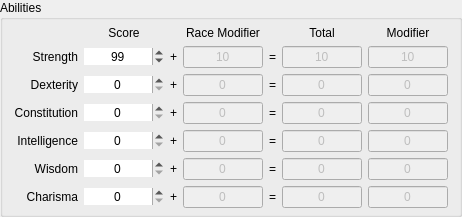
       <widget class="QGroupBox" name="abilityGroup">
        <property name="title">
         <string>Abilities</string>
        </property>
        <layout class="QGridLayout" name="gridLayout">
         <property name="topMargin">
          <number>6</number>
         </property>
         <property name="bottomMargin">
          <number>6</number>
         </property>
         <item row="6" column="3">
          <widget class="QSpinBox" name="abilitySpinBox_5">
           <property name="minimumSize">
            <size>
             <width>80</width>
             <height>0</height>
            </size>
           </property>
           <property name="maximumSize">
            <size>
             <width>80</width>
             <height>16777215</height>
            </size>
           </property>
           <property name="frame">
            <bool>false</bool>
           </property>
           <property name="alignment">
            <set>Qt::AlignCenter</set>
           </property>
          </widget>
         </item>
         <item row="0" column="8">
          <widget class="QLabel" name="label_8">
           <property name="text">
            <string>Modifier</string>
           </property>
           <property name="alignment">
            <set>Qt::AlignCenter</set>
           </property>
          </widget>
         </item>
         <item row="2" column="8">
          <widget class="QLineEdit" name="abilityModLineEdit_1">
           <property name="enabled">
            <bool>false</bool>
           </property>
           <property name="sizePolicy">
            <sizepolicy hsizetype="Fixed" vsizetype="Fixed">
             <horstretch>0</horstretch>
             <verstretch>0</verstretch>
            </sizepolicy>
           </property>
           <property name="minimumSize">
            <size>
             <width>80</width>
             <height>0</height>
            </size>
           </property>
           <property name="maximumSize">
            <size>
             <width>80</width>
             <height>16777215</height>
            </size>
           </property>
           <property name="text">
            <string>0</string>
           </property>
           <property name="alignment">
            <set>Qt::AlignCenter</set>
           </property>
          </widget>
         </item>
         <item row="0" column="7">
          <widget class="QLabel" name="label_9">
           <property name="text">
            <string>Total</string>
           </property>
           <property name="alignment">
            <set>Qt::AlignCenter</set>
           </property>
          </widget>
         </item>
         <item row="2" column="1">
          <widget class="QLabel" name="abilityLabel_1">
           <property name="sizePolicy">
            <sizepolicy hsizetype="Minimum" vsizetype="Preferred">
             <horstretch>0</horstretch>
             <verstretch>0</verstretch>
            </sizepolicy>
           </property>
           <property name="text">
            <string>Dexterity</string>
           </property>
           <property name="alignment">
            <set>Qt::AlignRight|Qt::AlignTrailing|Qt::AlignVCenter</set>
           </property>
          </widget>
         </item>
         <item row="5" column="4">
          <widget class="QLabel" name="label_20">
           <property name="text">
            <string>+</string>
           </property>
          </widget>
         </item>
         <item row="6" column="6">
          <widget class="QLabel" name="label_25">
           <property name="text">
            <string>=</string>
           </property>
          </widget>
         </item>
         <item row="4" column="4">
          <widget class="QLabel" name="label_19">
           <property name="text">
            <string>+</string>
           </property>
          </widget>
         </item>
         <item row="6" column="1">
          <widget class="QLabel" name="abilityLabel_5">
           <property name="sizePolicy">
            <sizepolicy hsizetype="Minimum" vsizetype="Preferred">
             <horstretch>0</horstretch>
             <verstretch>0</verstretch>
            </sizepolicy>
           </property>
           <property name="text">
            <string>Charisma</string>
           </property>
           <property name="alignment">
            <set>Qt::AlignRight|Qt::AlignTrailing|Qt::AlignVCenter</set>
           </property>
          </widget>
         </item>
         <item row="4" column="8">
          <widget class="QLineEdit" name="abilityModLineEdit_3">
           <property name="enabled">
            <bool>false</bool>
           </property>
           <property name="minimumSize">
            <size>
             <width>80</width>
             <height>0</height>
            </size>
           </property>
           <property name="maximumSize">
            <size>
             <width>80</width>
             <height>16777215</height>
            </size>
           </property>
           <property name="text">
            <string>0</string>
           </property>
           <property name="alignment">
            <set>Qt::AlignCenter</set>
           </property>
          </widget>
         </item>
         <item row="5" column="8">
          <widget class="QLineEdit" name="abilityModLineEdit_4">
           <property name="enabled">
            <bool>false</bool>
           </property>
           <property name="minimumSize">
            <size>
             <width>80</width>
             <height>0</height>
            </size>
           </property>
           <property name="maximumSize">
            <size>
             <width>80</width>
             <height>16777215</height>
            </size>
           </property>
           <property name="text">
            <string>0</string>
           </property>
           <property name="alignment">
            <set>Qt::AlignCenter</set>
           </property>
          </widget>
         </item>
         <item row="3" column="6">
          <widget class="QLabel" name="label_22">
           <property name="text">
            <string>=</string>
           </property>
          </widget>
         </item>
         <item row="4" column="1">
          <widget class="QLabel" name="abilityLabel_3">
           <property name="sizePolicy">
            <sizepolicy hsizetype="Minimum" vsizetype="Preferred">
             <horstretch>0</horstretch>
             <verstretch>0</verstretch>
            </sizepolicy>
           </property>
           <property name="text">
            <string>Intelligence</string>
           </property>
           <property name="alignment">
            <set>Qt::AlignRight|Qt::AlignTrailing|Qt::AlignVCenter</set>
           </property>
          </widget>
         </item>
         <item row="3" column="1">
          <widget class="QLabel" name="abilityLabel_2">
           <property name="sizePolicy">
            <sizepolicy hsizetype="Minimum" vsizetype="Preferred">
             <horstretch>0</horstretch>
             <verstretch>0</verstretch>
            </sizepolicy>
           </property>
           <property name="text">
            <string>Constitution</string>
           </property>
           <property name="alignment">
            <set>Qt::AlignRight|Qt::AlignTrailing|Qt::AlignVCenter</set>
           </property>
          </widget>
         </item>
         <item row="6" column="8">
          <widget class="QLineEdit" name="abilityModLineEdit_5">
           <property name="enabled">
            <bool>false</bool>
           </property>
           <property name="minimumSize">
            <size>
             <width>80</width>
             <height>0</height>
            </size>
           </property>
           <property name="maximumSize">
            <size>
             <width>80</width>
             <height>16777215</height>
            </size>
           </property>
           <property name="text">
            <string>0</string>
           </property>
           <property name="alignment">
            <set>Qt::AlignCenter</set>
           </property>
          </widget>
         </item>
         <item row="4" column="5">
          <widget class="QLineEdit" name="abilityRaceLineEdit_3">
           <property name="enabled">
            <bool>false</bool>
           </property>
           <property name="minimumSize">
            <size>
             <width>80</width>
             <height>0</height>
            </size>
           </property>
           <property name="maximumSize">
            <size>
             <width>80</width>
             <height>16777215</height>
            </size>
           </property>
           <property name="text">
            <string>0</string>
           </property>
           <property name="alignment">
            <set>Qt::AlignCenter</set>
           </property>
          </widget>
         </item>
         <item row="2" column="3">
          <widget class="QSpinBox" name="abilitySpinBox_1">
           <property name="minimumSize">
            <size>
             <width>80</width>
             <height>0</height>
            </size>
           </property>
           <property name="maximumSize">
            <size>
             <width>80</width>
             <height>16777215</height>
            </size>
           </property>
           <property name="frame">
            <bool>false</bool>
           </property>
           <property name="alignment">
            <set>Qt::AlignCenter</set>
           </property>
          </widget>
         </item>
         <item row="4" column="6">
          <widget class="QLabel" name="label_23">
           <property name="text">
            <string>=</string>
           </property>
          </widget>
         </item>
         <item row="2" column="5">
          <widget class="QLineEdit" name="abilityRaceLineEdit_1">
           <property name="enabled">
            <bool>false</bool>
           </property>
           <property name="sizePolicy">
            <sizepolicy hsizetype="Fixed" vsizetype="Fixed">
             <horstretch>0</horstretch>
             <verstretch>0</verstretch>
            </sizepolicy>
           </property>
           <property name="minimumSize">
            <size>
             <width>80</width>
             <height>0</height>
            </size>
           </property>
           <property name="maximumSize">
            <size>
             <width>80</width>
             <height>16777215</height>
            </size>
           </property>
           <property name="text">
            <string>0</string>
           </property>
           <property name="alignment">
            <set>Qt::AlignCenter</set>
           </property>
          </widget>
         </item>
         <item row="0" column="5">
          <widget class="QLabel" name="label_7">
           <property name="text">
            <string>Race Modifier</string>
           </property>
           <property name="alignment">
            <set>Qt::AlignCenter</set>
           </property>
          </widget>
         </item>
         <item row="1" column="3">
          <widget class="QSpinBox" name="abilitySpinBox_0">
           <property name="sizePolicy">
            <sizepolicy hsizetype="Fixed" vsizetype="Fixed">
             <horstretch>2</horstretch>
             <verstretch>0</verstretch>
            </sizepolicy>
           </property>
           <property name="minimumSize">
            <size>
             <width>80</width>
             <height>0</height>
            </size>
           </property>
           <property name="maximumSize">
            <size>
             <width>80</width>
             <height>16777215</height>
            </size>
           </property>
           <property name="wrapping">
            <bool>false</bool>
           </property>
           <property name="frame">
            <bool>false</bool>
           </property>
           <property name="alignment">
            <set>Qt::AlignCenter</set>
           </property>
           <property name="showGroupSeparator" stdset="0">
            <bool>false</bool>
           </property>
           <property name="suffix">
            <string/>
           </property>
           <property name="prefix">
            <string/>
           </property>
           <property name="minimum">
            <number>8</number>
           </property>
           <property name="maximum">
            <number>100</number>
           </property>
           <property name="stepType">
            <enum>QAbstractSpinBox::DefaultStepType</enum>
           </property>
           <property name="value">
            <number>99</number>
           </property>
          </widget>
         </item>
         <item row="6" column="7">
          <widget class="QLineEdit" name="abilityTotalLineEdit_5">
           <property name="enabled">
            <bool>false</bool>
           </property>
           <property name="minimumSize">
            <size>
             <width>80</width>
             <height>0</height>
            </size>
           </property>
           <property name="maximumSize">
            <size>
             <width>80</width>
             <height>16777215</height>
            </size>
           </property>
           <property name="text">
            <string>0</string>
           </property>
           <property name="alignment">
            <set>Qt::AlignCenter</set>
           </property>
          </widget>
         </item>
         <item row="5" column="7">
          <widget class="QLineEdit" name="abilityTotalLineEdit_4">
           <property name="enabled">
            <bool>false</bool>
           </property>
           <property name="minimumSize">
            <size>
             <width>80</width>
             <height>0</height>
            </size>
           </property>
           <property name="maximumSize">
            <size>
             <width>80</width>
             <height>16777215</height>
            </size>
           </property>
           <property name="text">
            <string>0</string>
           </property>
           <property name="alignment">
            <set>Qt::AlignCenter</set>
           </property>
          </widget>
         </item>
         <item row="4" column="7">
          <widget class="QLineEdit" name="abilityTotalLineEdit_3">
           <property name="enabled">
            <bool>false</bool>
           </property>
           <property name="minimumSize">
            <size>
             <width>80</width>
             <height>0</height>
            </size>
           </property>
           <property name="maximumSize">
            <size>
             <width>80</width>
             <height>16777215</height>
            </size>
           </property>
           <property name="text">
            <string>0</string>
           </property>
           <property name="alignment">
            <set>Qt::AlignCenter</set>
           </property>
          </widget>
         </item>
         <item row="6" column="5">
          <widget class="QLineEdit" name="abilityRaceLineEdit_5">
           <property name="enabled">
            <bool>false</bool>
           </property>
           <property name="minimumSize">
            <size>
             <width>80</width>
             <height>0</height>
            </size>
           </property>
           <property name="maximumSize">
            <size>
             <width>80</width>
             <height>16777215</height>
            </size>
           </property>
           <property name="text">
            <string>0</string>
           </property>
           <property name="alignment">
            <set>Qt::AlignCenter</set>
           </property>
          </widget>
         </item>
         <item row="5" column="6">
          <widget class="QLabel" name="label_24">
           <property name="text">
            <string>=</string>
           </property>
          </widget>
         </item>
         <item row="1" column="6">
          <widget class="QLabel" name="label_3">
           <property name="sizePolicy">
            <sizepolicy hsizetype="Fixed" vsizetype="Preferred">
             <horstretch>0</horstretch>
             <verstretch>0</verstretch>
            </sizepolicy>
           </property>
           <property name="text">
            <string>=</string>
           </property>
          </widget>
         </item>
         <item row="4" column="3">
          <widget class="QSpinBox" name="abilitySpinBox_3">
           <property name="minimumSize">
            <size>
             <width>80</width>
             <height>0</height>
            </size>
           </property>
           <property name="maximumSize">
            <size>
             <width>80</width>
             <height>16777215</height>
            </size>
           </property>
           <property name="frame">
            <bool>false</bool>
           </property>
           <property name="alignment">
            <set>Qt::AlignCenter</set>
           </property>
          </widget>
         </item>
         <item row="2" column="7">
          <widget class="QLineEdit" name="abilityTotalLineEdit_1">
           <property name="enabled">
            <bool>false</bool>
           </property>
           <property name="sizePolicy">
            <sizepolicy hsizetype="Fixed" vsizetype="Fixed">
             <horstretch>0</horstretch>
             <verstretch>0</verstretch>
            </sizepolicy>
           </property>
           <property name="minimumSize">
            <size>
             <width>80</width>
             <height>0</height>
            </size>
           </property>
           <property name="maximumSize">
            <size>
             <width>80</width>
             <height>16777215</height>
            </size>
           </property>
           <property name="text">
            <string>0</string>
           </property>
           <property name="alignment">
            <set>Qt::AlignCenter</set>
           </property>
          </widget>
         </item>
         <item row="0" column="3">
          <widget class="QLabel" name="label_10">
           <property name="text">
            <string>Score</string>
           </property>
           <property name="alignment">
            <set>Qt::AlignCenter</set>
           </property>
          </widget>
         </item>
         <item row="5" column="3">
          <widget class="QSpinBox" name="abilitySpinBox_4">
           <property name="minimumSize">
            <size>
             <width>80</width>
             <height>0</height>
            </size>
           </property>
           <property name="maximumSize">
            <size>
             <width>80</width>
             <height>16777215</height>
            </size>
           </property>
           <property name="frame">
            <bool>false</bool>
           </property>
           <property name="alignment">
            <set>Qt::AlignCenter</set>
           </property>
          </widget>
         </item>
         <item row="6" column="4">
          <widget class="QLabel" name="label_21">
           <property name="text">
            <string>+</string>
           </property>
          </widget>
         </item>
         <item row="3" column="3">
          <widget class="QSpinBox" name="abilitySpinBox_2">
           <property name="minimumSize">
            <size>
             <width>80</width>
             <height>0</height>
            </size>
           </property>
           <property name="maximumSize">
            <size>
             <width>80</width>
             <height>16777215</height>
            </size>
           </property>
           <property name="frame">
            <bool>false</bool>
           </property>
           <property name="alignment">
            <set>Qt::AlignCenter</set>
           </property>
          </widget>
         </item>
         <item row="3" column="8">
          <widget class="QLineEdit" name="abilityModLineEdit_2">
           <property name="enabled">
            <bool>false</bool>
           </property>
           <property name="minimumSize">
            <size>
             <width>80</width>
             <height>0</height>
            </size>
           </property>
           <property name="maximumSize">
            <size>
             <width>80</width>
             <height>16777215</height>
            </size>
           </property>
           <property name="text">
            <string>0</string>
           </property>
           <property name="alignment">
            <set>Qt::AlignCenter</set>
           </property>
          </widget>
         </item>
         <item row="3" column="7">
          <widget class="QLineEdit" name="abilityTotalLineEdit_2">
           <property name="enabled">
            <bool>false</bool>
           </property>
           <property name="minimumSize">
            <size>
             <width>80</width>
             <height>0</height>
            </size>
           </property>
           <property name="maximumSize">
            <size>
             <width>80</width>
             <height>16777215</height>
            </size>
           </property>
           <property name="text">
            <string>0</string>
           </property>
           <property name="alignment">
            <set>Qt::AlignCenter</set>
           </property>
          </widget>
         </item>
         <item row="1" column="5">
          <widget class="QLineEdit" name="abilityRaceLineEdit_0">
           <property name="enabled">
            <bool>false</bool>
           </property>
           <property name="sizePolicy">
            <sizepolicy hsizetype="Fixed" vsizetype="Fixed">
             <horstretch>0</horstretch>
             <verstretch>0</verstretch>
            </sizepolicy>
           </property>
           <property name="minimumSize">
            <size>
             <width>80</width>
             <height>0</height>
            </size>
           </property>
           <property name="maximumSize">
            <size>
             <width>80</width>
             <height>16777215</height>
            </size>
           </property>
           <property name="text">
            <string>10</string>
           </property>
           <property name="alignment">
            <set>Qt::AlignCenter</set>
           </property>
          </widget>
         </item>
         <item row="2" column="4">
          <widget class="QLabel" name="label_11">
           <property name="text">
            <string>+</string>
           </property>
          </widget>
         </item>
         <item row="1" column="7">
          <widget class="QLineEdit" name="abilityTotalLineEdit_0">
           <property name="enabled">
            <bool>false</bool>
           </property>
           <property name="sizePolicy">
            <sizepolicy hsizetype="Fixed" vsizetype="Fixed">
             <horstretch>0</horstretch>
             <verstretch>0</verstretch>
            </sizepolicy>
           </property>
           <property name="minimumSize">
            <size>
             <width>80</width>
             <height>0</height>
            </size>
           </property>
           <property name="maximumSize">
            <size>
             <width>80</width>
             <height>16777215</height>
            </size>
           </property>
           <property name="text">
            <string>10</string>
           </property>
           <property name="alignment">
            <set>Qt::AlignCenter</set>
           </property>
          </widget>
         </item>
         <item row="1" column="8">
          <widget class="QLineEdit" name="abilityModLineEdit_0">
           <property name="enabled">
            <bool>false</bool>
           </property>
           <property name="sizePolicy">
            <sizepolicy hsizetype="Fixed" vsizetype="Fixed">
             <horstretch>0</horstretch>
             <verstretch>0</verstretch>
            </sizepolicy>
           </property>
           <property name="minimumSize">
            <size>
             <width>80</width>
             <height>0</height>
            </size>
           </property>
           <property name="maximumSize">
            <size>
             <width>80</width>
             <height>16777215</height>
            </size>
           </property>
           <property name="text">
            <string>10</string>
           </property>
           <property name="alignment">
            <set>Qt::AlignCenter</set>
           </property>
          </widget>
         </item>
         <item row="5" column="5">
          <widget class="QLineEdit" name="abilityRaceLineEdit_4">
           <property name="enabled">
            <bool>false</bool>
           </property>
           <property name="minimumSize">
            <size>
             <width>80</width>
             <height>0</height>
            </size>
           </property>
           <property name="maximumSize">
            <size>
             <width>80</width>
             <height>16777215</height>
            </size>
           </property>
           <property name="text">
            <string>0</string>
           </property>
           <property name="alignment">
            <set>Qt::AlignCenter</set>
           </property>
          </widget>
         </item>
         <item row="1" column="1">
          <widget class="QLabel" name="abilityLabel_0">
           <property name="sizePolicy">
            <sizepolicy hsizetype="Minimum" vsizetype="Preferred">
             <horstretch>0</horstretch>
             <verstretch>0</verstretch>
            </sizepolicy>
           </property>
           <property name="text">
            <string>Strength</string>
           </property>
           <property name="alignment">
            <set>Qt::AlignRight|Qt::AlignTrailing|Qt::AlignVCenter</set>
           </property>
          </widget>
         </item>
         <item row="2" column="6">
          <widget class="QLabel" name="label_12">
           <property name="text">
            <string>=</string>
           </property>
          </widget>
         </item>
         <item row="5" column="1">
          <widget class="QLabel" name="abilityLabel_4">
           <property name="sizePolicy">
            <sizepolicy hsizetype="Minimum" vsizetype="Preferred">
             <horstretch>0</horstretch>
             <verstretch>0</verstretch>
            </sizepolicy>
           </property>
           <property name="text">
            <string>Wisdom</string>
           </property>
           <property name="alignment">
            <set>Qt::AlignRight|Qt::AlignTrailing|Qt::AlignVCenter</set>
           </property>
          </widget>
         </item>
         <item row="3" column="4">
          <widget class="QLabel" name="label_18">
           <property name="text">
            <string>+</string>
           </property>
          </widget>
         </item>
         <item row="3" column="5">
          <widget class="QLineEdit" name="abilityRaceLineEdit_2">
           <property name="enabled">
            <bool>false</bool>
           </property>
           <property name="minimumSize">
            <size>
             <width>80</width>
             <height>0</height>
            </size>
           </property>
           <property name="maximumSize">
            <size>
             <width>80</width>
             <height>16777215</height>
            </size>
           </property>
           <property name="text">
            <string>0</string>
           </property>
           <property name="alignment">
            <set>Qt::AlignCenter</set>
           </property>
          </widget>
         </item>
         <item row="1" column="4">
          <widget class="QLabel" name="label_2">
           <property name="sizePolicy">
            <sizepolicy hsizetype="Fixed" vsizetype="Preferred">
             <horstretch>0</horstretch>
             <verstretch>0</verstretch>
            </sizepolicy>
           </property>
           <property name="text">
            <string>+</string>
           </property>
          </widget>
         </item>
        </layout>
       </widget>
